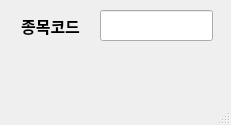
<?xml version="1.0" encoding="UTF-8"?>
<ui version="4.0">
 <class>MainWindow</class>
 <widget class="QMainWindow" name="MainWindow">
  <property name="geometry">
   <rect>
    <x>0</x>
    <y>0</y>
    <width>231</width>
    <height>125</height>
   </rect>
  </property>
  <property name="windowTitle">
   <string>MainWindow</string>
  </property>
  <widget class="QWidget" name="centralwidget">
   <widget class="QLineEdit" name="lineEdit">
    <property name="geometry">
     <rect>
      <x>100</x>
      <y>10</y>
      <width>113</width>
      <height>31</height>
     </rect>
    </property>
    <property name="font">
     <font>
      <family>나눔고딕</family>
      <pointsize>12</pointsize>
     </font>
    </property>
   </widget>
   <widget class="QLabel" name="label">
    <property name="geometry">
     <rect>
      <x>10</x>
      <y>10</y>
      <width>81</width>
      <height>31</height>
     </rect>
    </property>
    <property name="font">
     <font>
      <family>나눔고딕</family>
      <pointsize>12</pointsize>
      <weight>75</weight>
      <bold>true</bold>
     </font>
    </property>
    <property name="frameShadow">
     <enum>QFrame::Plain</enum>
    </property>
    <property name="text">
     <string>종목코드</string>
    </property>
    <property name="alignment">
     <set>Qt::AlignCenter</set>
    </property>
   </widget>
  </widget>
  <widget class="QMenuBar" name="menubar">
   <property name="geometry">
    <rect>
     <x>0</x>
     <y>0</y>
     <width>231</width>
     <height>21</height>
    </rect>
   </property>
  </widget>
  <widget class="QStatusBar" name="statusbar"/>
 </widget>
 <resources/>
 <connections/>
</ui>
